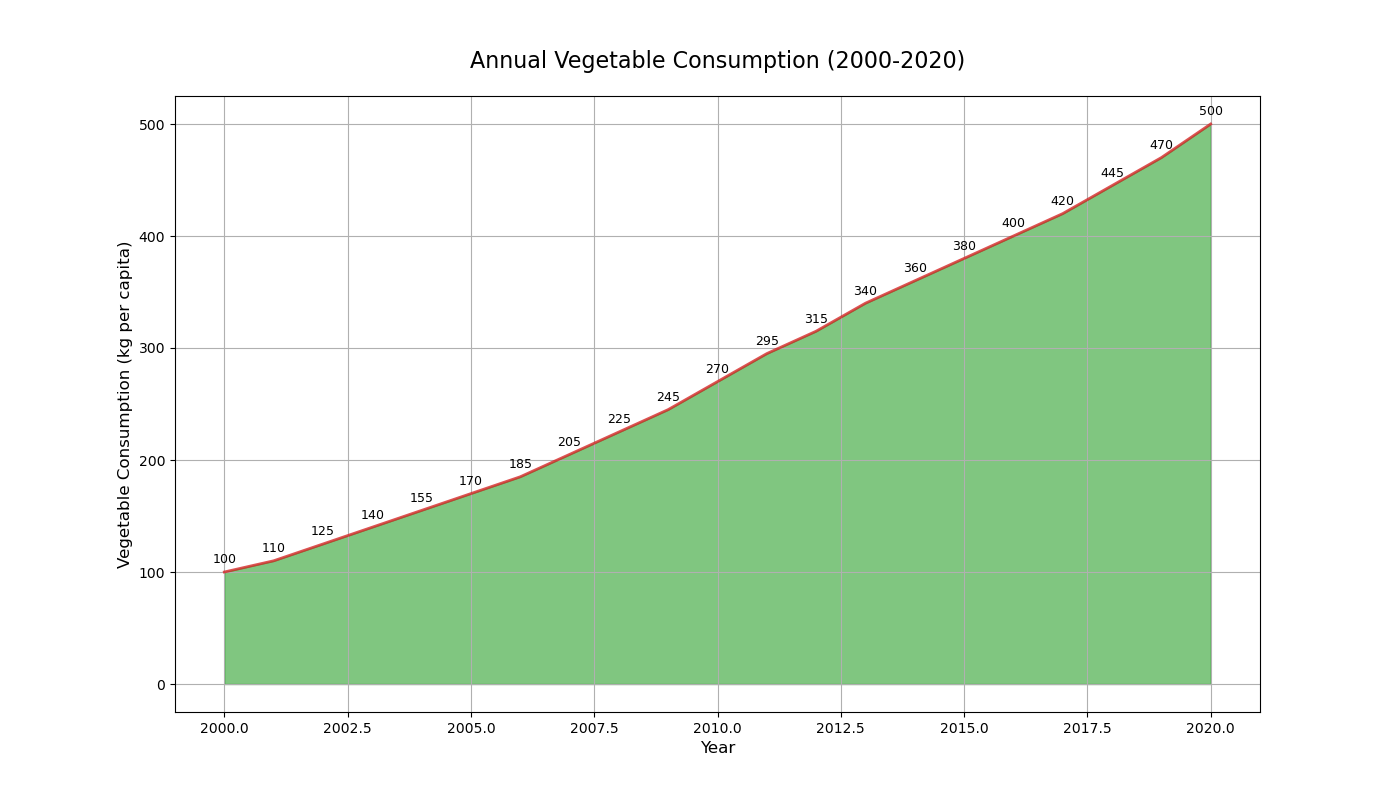

Source code (Python):

import matplotlib.pyplot as plt
import pandas as pd

data = {
    'Year': [2000, 2001, 2002, 2003, 2004, 2005, 2006, 2007, 2008, 2009, 2010, 
             2011, 2012, 2013, 2014, 2015, 2016, 2017, 2018, 2019, 2020],
    'Vegetable_Consumption': [100, 110, 125, 140, 155, 170, 185, 205, 225, 245, 270, 
                              295, 315, 340, 360, 380, 400, 420, 445, 470, 500]
}

df = pd.DataFrame(data)

plt.figure(figsize=(14, 8))
plt.fill_between(df['Year'], df['Vegetable_Consumption'], color='#2ca02c', alpha=0.6)
plt.plot(df['Year'], df['Vegetable_Consumption'], color='#d62728', alpha=0.8, linewidth=2)

plt.title('Annual Vegetable Consumption (2000-2020)', fontsize=16, pad=20)
plt.xlabel('Year', fontsize=12)
plt.ylabel('Vegetable Consumption (kg per capita)', fontsize=12)

for i in range(len(df)):
    plt.text(df['Year'][i], df['Vegetable_Consumption'][i] + 5, str(df['Vegetable_Consumption'][i]), 
             ha='center', va='bottom', fontsize=9)

plt.grid(True)
plt.show()
